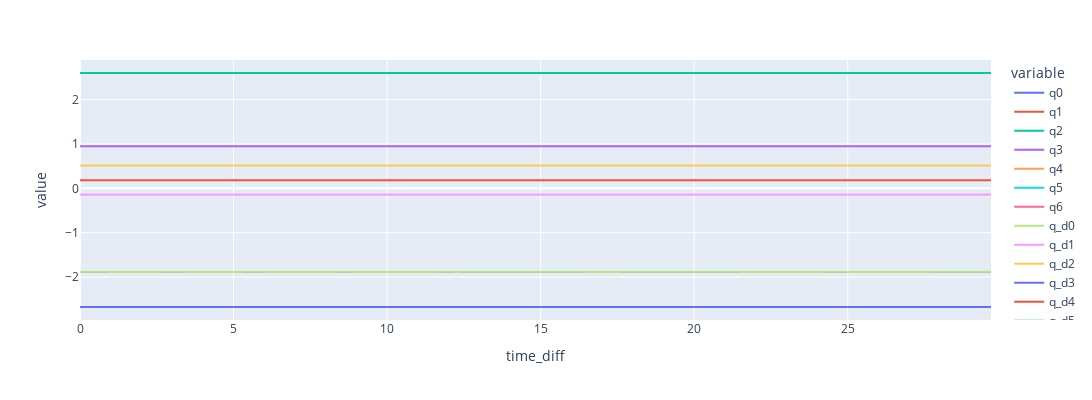
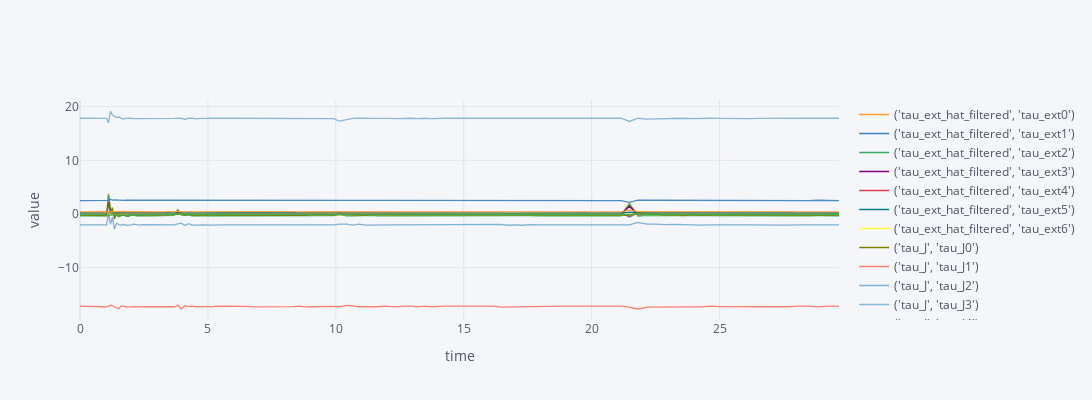
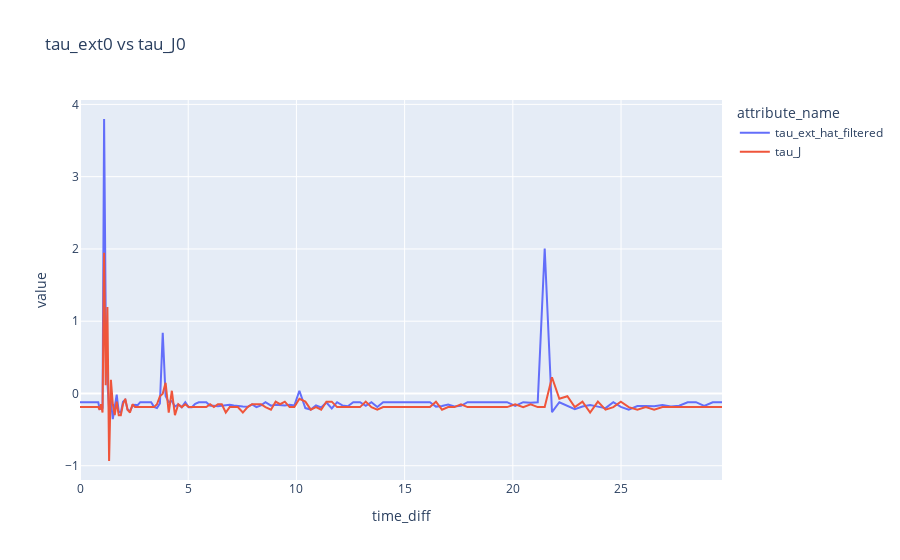
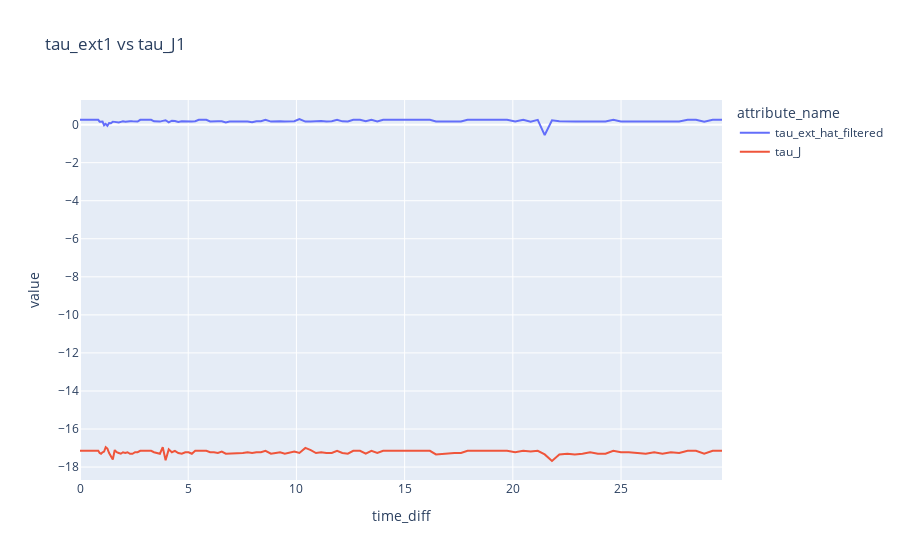

The code cell stored with these charts, in order, in its notebook:
### Code cell
if __name__ == '__main__':
    input_file_path = "data/0719-7RST-1"
    plot_attribute(input_file_path)

### Figure 1 — Plotly figure (JSON) as saved in the notebook; plotly's stock layout.template omitted (floating-point values rounded to 4 significant figures; data arrays with more than 128 entries replaced by an {"elided": "..."} marker saying what was removed)
{"data": [{"hovertemplate": "variable=q0<br>time_diff=%{x}<br>value=%{y}<extra></extra>", "legendgroup": "q0", "line": {"color": "#636efa", "dash": "solid"}, "marker": {"symbol": "circle"}, "mode": "lines", "name": "q0", "showlegend": true, "type": "scattergl", "x": {"elided": "148 float values"}, "xaxis": "x", "y": {"elided": "148 float values"}, "yaxis": "y"}, {"hovertemplate": "variable=q1<br>time_diff=%{x}<br>value=%{y}<extra></extra>", "legendgroup": "q1", "line": {"color": "#EF553B", "dash": "solid"}, "marker": {"symbol": "circle"}, "mode": "lines", "name": "q1", "showlegend": true, "type": "scattergl", "x": {"elided": "148 float values"}, "xaxis": "x", "y": {"elided": "148 float values"}, "yaxis": "y"}, {"hovertemplate": "variable=q2<br>time_diff=%{x}<br>value=%{y}<extra></extra>", "legendgroup": "q2", "line": {"color": "#00cc96", "dash": "solid"}, "marker": {"symbol": "circle"}, "mode": "lines", "name": "q2", "showlegend": true, "type": "scattergl", "x": {"elided": "148 float values"}, "xaxis": "x", "y": {"elided": "148 float values"}, "yaxis": "y"}, {"hovertemplate": "variable=q3<br>time_diff=%{x}<br>value=%{y}<extra></extra>", "legendgroup": "q3", "line": {"color": "#ab63fa", "dash": "solid"}, "marker": {"symbol": "circle"}, "mode": "lines", "name": "q3", "showlegend": true, "type": "scattergl", "x": {"elided": "148 float values"}, "xaxis": "x", "y": {"elided": "148 float values"}, "yaxis": "y"}, {"hovertemplate": "variable=q4<br>time_diff=%{x}<br>value=%{y}<extra></extra>", "legendgroup": "q4", "line": {"color": "#FFA15A", "dash": "solid"}, "marker": {"symbol": "circle"}, "mode": "lines", "name": "q4", "showlegend": true, "type": "scattergl", "x": {"elided": "148 float values"}, "xaxis": "x", "y": {"elided": "148 float values"}, "yaxis": "y"}, {"hovertemplate": "variable=q5<br>time_diff=%{x}<br>value=%{y}<extra></extra>", "legendgroup": "q5", "line": {"color": "#19d3f3", "dash": "solid"}, "marker": {"symbol": "circle"}, "mode": "lines", "name": "q5", "showlegend": true, "type": "scattergl", "x": {"elided": "148 float values"}, "xaxis": "x", "y": {"elided": "148 float values"}, "yaxis": "y"}, {"hovertemplate": "variable=q6<br>time_diff=%{x}<br>value=%{y}<extra></extra>", "legendgroup": "q6", "line": {"color": "#FF6692", "dash": "solid"}, "marker": {"symbol": "circle"}, "mode": "lines", "name": "q6", "showlegend": true, "type": "scattergl", "x": {"elided": "148 float values"}, "xaxis": "x", "y": {"elided": "148 float values"}, "yaxis": "y"}, {"hovertemplate": "variable=q_d0<br>time_diff=%{x}<br>value=%{y}<extra></extra>", "legendgroup": "q_d0", "line": {"color": "#B6E880", "dash": "solid"}, "marker": {"symbol": "circle"}, "mode": "lines", "name": "q_d0", "showlegend": true, "type": "scattergl", "x": {"elided": "148 float values"}, "xaxis": "x", "y": {"elided": "148 float values"}, "yaxis": "y"}, {"hovertemplate": "variable=q_d1<br>time_diff=%{x}<br>value=%{y}<extra></extra>", "legendgroup": "q_d1", "line": {"color": "#FF97FF", "dash": "solid"}, "marker": {"symbol": "circle"}, "mode": "lines", "name": "q_d1", "showlegend": true, "type": "scattergl", "x": {"elided": "148 float values"}, "xaxis": "x", "y": {"elided": "148 float values"}, "yaxis": "y"}, {"hovertemplate": "variable=q_d2<br>time_diff=%{x}<br>value=%{y}<extra></extra>", "legendgroup": "q_d2", "line": {"color": "#FECB52", "dash": "solid"}, "marker": {"symbol": "circle"}, "mode": "lines", "name": "q_d2", "showlegend": true, "type": "scattergl", "x": {"elided": "148 float values"}, "xaxis": "x", "y": {"elided": "148 float values"}, "yaxis": "y"}, {"hovertemplate": "variable=q_d3<br>time_diff=%{x}<br>value=%{y}<extra></extra>", "legendgroup": "q_d3", "line": {"color": "#636efa", "dash": "solid"}, "marker": {"symbol": "circle"}, "mode": "lines", "name": "q_d3", "showlegend": true, "type": "scattergl", "x": {"elided": "148 float values"}, "xaxis": "x", "y": {"elided": "148 float values"}, "yaxis": "y"}, {"hovertemplate": "variable=q_d4<br>time_diff=%{x}<br>value=%{y}<extra></extra>", "legendgroup": "q_d4", "line": {"color": "#EF553B", "dash": "solid"}, "marker": {"symbol": "circle"}, "mode": "lines", "name": "q_d4", "showlegend": true, "type": "scattergl", "x": {"elided": "148 float values"}, "xaxis": "x", "y": {"elided": "148 float values"}, "yaxis": "y"}, {"hovertemplate": "variable=q_d5<br>time_diff=%{x}<br>value=%{y}<extra></extra>", "legendgroup": "q_d5", "line": {"color": "#00cc96", "dash": "solid"}, "marker": {"symbol": "circle"}, "mode": "lines", "name": "q_d5", "showlegend": true, "type": "scattergl", "x": {"elided": "148 float values"}, "xaxis": "x", "y": {"elided": "148 float values"}, "yaxis": "y"}, {"hovertemplate": "variable=q_d6<br>time_diff=%{x}<br>value=%{y}<extra></extra>", "legendgroup": "q_d6", "line": {"color": "#ab63fa", "dash": "solid"}, "marker": {"symbol": "circle"}, "mode": "lines", "name": "q_d6", "showlegend": true, "type": "scattergl", "x": {"elided": "148 float values"}, "xaxis": "x", "y": {"elided": "148 float values"}, "yaxis": "y"}], "layout": {"height": 400, "hovermode": "x unified", "legend": {"title": {"text": "variable"}, "tracegroupgap": 0}, "margin": {"t": 60}, "width": 1400, "xaxis": {"anchor": "y", "domain": [0, 1], "dtick": 5, "tick0": 0, "tickmode": "linear", "title": {"text": "time_diff"}}, "yaxis": {"anchor": "x", "domain": [0, 1], "title": {"text": "value"}}}}

### Figure 2 — Plotly figure (JSON) as saved in the notebook; plotly's stock layout.template omitted (floating-point values rounded to 4 significant figures; data arrays with more than 128 entries replaced by an {"elided": "..."} marker saying what was removed)
{"data": [{"line": {"color": "rgba(255, 153, 51, 1.0)", "dash": "solid", "shape": "linear", "width": 1.3}, "mode": "lines", "name": "('tau_ext_hat_filtered', 'tau_ext0')", "text": "", "type": "scatter", "x": {"elided": "148 float values"}, "y": {"elided": "148 float values"}}, {"line": {"color": "rgba(55, 128, 191, 1.0)", "dash": "solid", "shape": "linear", "width": 1.3}, "mode": "lines", "name": "('tau_ext_hat_filtered', 'tau_ext1')", "text": "", "type": "scatter", "x": {"elided": "148 float values"}, "y": {"elided": "148 float values"}}, {"line": {"color": "rgba(50, 171, 96, 1.0)", "dash": "solid", "shape": "linear", "width": 1.3}, "mode": "lines", "name": "('tau_ext_hat_filtered', 'tau_ext2')", "text": "", "type": "scatter", "x": {"elided": "148 float values"}, "y": {"elided": "148 float values"}}, {"line": {"color": "rgba(128, 0, 128, 1.0)", "dash": "solid", "shape": "linear", "width": 1.3}, "mode": "lines", "name": "('tau_ext_hat_filtered', 'tau_ext3')", "text": "", "type": "scatter", "x": {"elided": "148 float values"}, "y": {"elided": "148 float values"}}, {"line": {"color": "rgba(219, 64, 82, 1.0)", "dash": "solid", "shape": "linear", "width": 1.3}, "mode": "lines", "name": "('tau_ext_hat_filtered', 'tau_ext4')", "text": "", "type": "scatter", "x": {"elided": "148 float values"}, "y": {"elided": "148 float values"}}, {"line": {"color": "rgba(0, 128, 128, 1.0)", "dash": "solid", "shape": "linear", "width": 1.3}, "mode": "lines", "name": "('tau_ext_hat_filtered', 'tau_ext5')", "text": "", "type": "scatter", "x": {"elided": "148 float values"}, "y": {"elided": "148 float values"}}, {"line": {"color": "rgba(255, 255, 51, 1.0)", "dash": "solid", "shape": "linear", "width": 1.3}, "mode": "lines", "name": "('tau_ext_hat_filtered', 'tau_ext6')", "text": "", "type": "scatter", "x": {"elided": "148 float values"}, "y": {"elided": "148 float values"}}, {"line": {"color": "rgba(128, 128, 0, 1.0)", "dash": "solid", "shape": "linear", "width": 1.3}, "mode": "lines", "name": "('tau_J', 'tau_J0')", "text": "", "type": "scatter", "x": {"elided": "148 float values"}, "y": {"elided": "148 float values"}}, {"line": {"color": "rgba(251, 128, 114, 1.0)", "dash": "solid", "shape": "linear", "width": 1.3}, "mode": "lines", "name": "('tau_J', 'tau_J1')", "text": "", "type": "scatter", "x": {"elided": "148 float values"}, "y": {"elided": "148 float values"}}, {"line": {"color": "rgba(128, 177, 211, 1.0)", "dash": "solid", "shape": "linear", "width": 1.3}, "mode": "lines", "name": "('tau_J', 'tau_J2')", "text": "", "type": "scatter", "x": {"elided": "148 float values"}, "y": {"elided": "148 float values"}}, {"line": {"color": "rgba(128, 177, 211, 0.8999999999999999)", "dash": "solid", "shape": "linear", "width": 1.3}, "mode": "lines", "name": "('tau_J', 'tau_J3')", "text": "", "type": "scatter", "x": {"elided": "148 float values"}, "y": {"elided": "148 float values"}}, {"line": {"color": "rgba(255, 153, 51, 0.8999999999999999)", "dash": "solid", "shape": "linear", "width": 1.3}, "mode": "lines", "name": "('tau_J', 'tau_J4')", "text": "", "type": "scatter", "x": {"elided": "148 float values"}, "y": {"elided": "148 float values"}}, {"line": {"color": "rgba(55, 128, 191, 0.8999999999999999)", "dash": "solid", "shape": "linear", "width": 1.3}, "mode": "lines", "name": "('tau_J', 'tau_J5')", "text": "", "type": "scatter", "x": {"elided": "148 float values"}, "y": {"elided": "148 float values"}}, {"line": {"color": "rgba(50, 171, 96, 0.8999999999999999)", "dash": "solid", "shape": "linear", "width": 1.3}, "mode": "lines", "name": "('tau_J', 'tau_J6')", "text": "", "type": "scatter", "x": {"elided": "148 float values"}, "y": {"elided": "148 float values"}}], "layout": {"height": 400, "hovermode": "x unified", "legend": {"bgcolor": "#F5F6F9", "font": {"color": "#4D5663"}}, "paper_bgcolor": "#F5F6F9", "plot_bgcolor": "#F5F6F9", "title": {"font": {"color": "#4D5663"}}, "width": 1400, "xaxis": {"dtick": 5, "gridcolor": "#E1E5ED", "showgrid": true, "tick0": 0, "tickfont": {"color": "#4D5663"}, "tickmode": "linear", "title": {"font": {"color": "#4D5663"}, "text": "time"}, "zerolinecolor": "#E1E5ED"}, "yaxis": {"gridcolor": "#E1E5ED", "showgrid": true, "tickfont": {"color": "#4D5663"}, "title": {"font": {"color": "#4D5663"}, "text": "value"}, "zerolinecolor": "#E1E5ED"}}}

### Figure 3 — Plotly figure (JSON) as saved in the notebook; plotly's stock layout.template omitted (floating-point values rounded to 4 significant figures; data arrays with more than 128 entries replaced by an {"elided": "..."} marker saying what was removed)
{"data": [{"hovertemplate": "attribute_name=tau_ext_hat_filtered<br>time_diff=%{x}<br>value=%{y}<extra></extra>", "legendgroup": "tau_ext_hat_filtered", "line": {"color": "#636efa", "dash": "solid"}, "marker": {"symbol": "circle"}, "mode": "lines", "name": "tau_ext_hat_filtered", "orientation": "v", "showlegend": true, "type": "scatter", "x": {"elided": "148 float values"}, "xaxis": "x", "y": {"elided": "148 float values"}, "yaxis": "y"}, {"hovertemplate": "attribute_name=tau_J<br>time_diff=%{x}<br>value=%{y}<extra></extra>", "legendgroup": "tau_J", "line": {"color": "#EF553B", "dash": "solid"}, "marker": {"symbol": "circle"}, "mode": "lines", "name": "tau_J", "orientation": "v", "showlegend": true, "type": "scatter", "x": {"elided": "148 float values"}, "xaxis": "x", "y": {"elided": "148 float values"}, "yaxis": "y"}], "layout": {"hovermode": "x unified", "legend": {"title": {"text": "attribute_name"}, "tracegroupgap": 0}, "title": {"text": "tau_ext0 vs tau_J0"}, "xaxis": {"anchor": "y", "domain": [0, 1], "dtick": 5, "tick0": 0, "tickmode": "linear", "title": {"text": "time_diff"}}, "yaxis": {"anchor": "x", "domain": [0, 1], "title": {"text": "value"}}}}

### Figure 4 — Plotly figure (JSON) as saved in the notebook; plotly's stock layout.template omitted (floating-point values rounded to 4 significant figures; data arrays with more than 128 entries replaced by an {"elided": "..."} marker saying what was removed)
{"data": [{"hovertemplate": "attribute_name=tau_ext_hat_filtered<br>time_diff=%{x}<br>value=%{y}<extra></extra>", "legendgroup": "tau_ext_hat_filtered", "line": {"color": "#636efa", "dash": "solid"}, "marker": {"symbol": "circle"}, "mode": "lines", "name": "tau_ext_hat_filtered", "orientation": "v", "showlegend": true, "type": "scatter", "x": {"elided": "148 float values"}, "xaxis": "x", "y": {"elided": "148 float values"}, "yaxis": "y"}, {"hovertemplate": "attribute_name=tau_J<br>time_diff=%{x}<br>value=%{y}<extra></extra>", "legendgroup": "tau_J", "line": {"color": "#EF553B", "dash": "solid"}, "marker": {"symbol": "circle"}, "mode": "lines", "name": "tau_J", "orientation": "v", "showlegend": true, "type": "scatter", "x": {"elided": "148 float values"}, "xaxis": "x", "y": {"elided": "148 float values"}, "yaxis": "y"}], "layout": {"hovermode": "x unified", "legend": {"title": {"text": "attribute_name"}, "tracegroupgap": 0}, "title": {"text": "tau_ext1 vs tau_J1"}, "xaxis": {"anchor": "y", "domain": [0, 1], "dtick": 5, "tick0": 0, "tickmode": "linear", "title": {"text": "time_diff"}}, "yaxis": {"anchor": "x", "domain": [0, 1], "title": {"text": "value"}}}}
